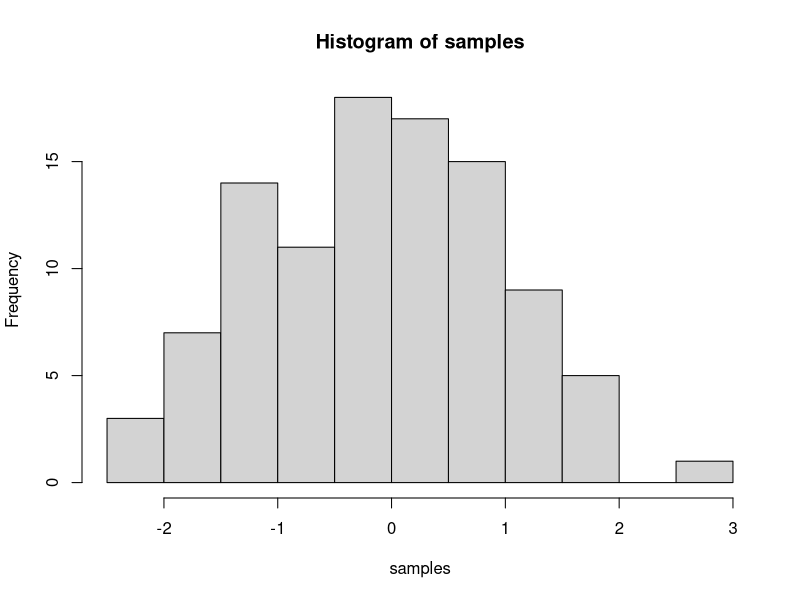
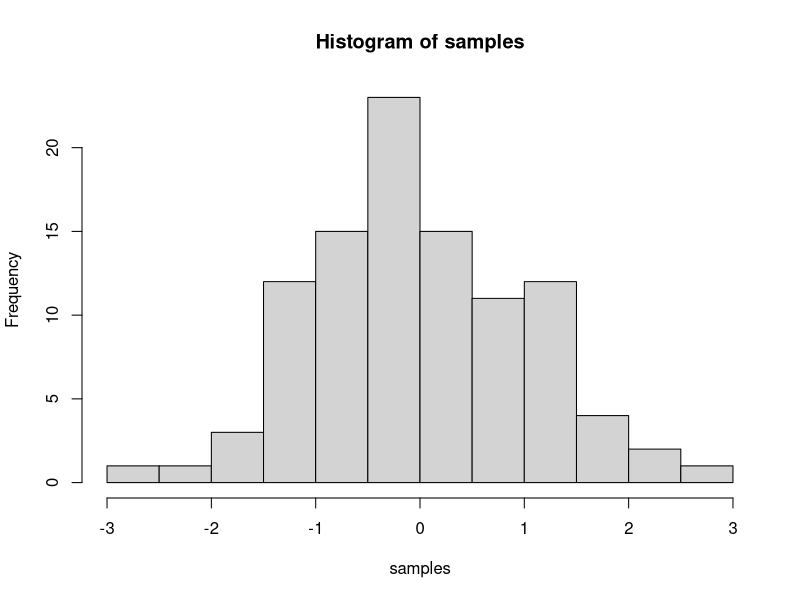
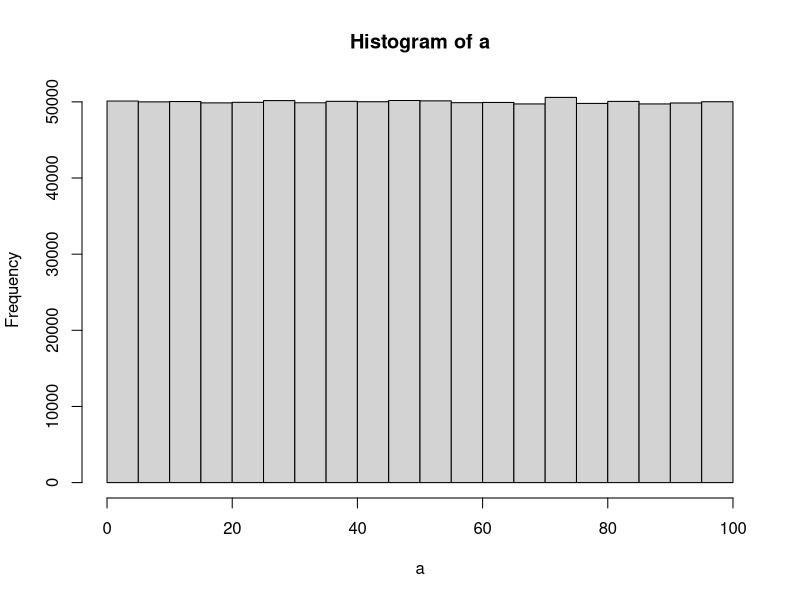

These figures' R source, in order:
## ---- chunk 1
knitr::opts_chunk$set(message=FALSE,warning=FALSE, cache=TRUE)
## ---- chunk 2
1+2
2*5
5/3
(1+6+4)/5

## ---- chunk 3
a<-1
b<-2
a+b

d<-c(1,2,3)
e<-c(5,6,7)
d+e
d*e
d/e

## ---- chunk 4
# for loop solution
# i becomes the number 1 to 100 at each step of the loop


a <- length(100) # make empty variable, set length to 100
for (i in 1:100){
  a[i] <-i #assigns the number in i, to the ith index of a
}

print(a)

# for loop solution #2

a<-c() #create empty variable using combine command
for (i in 1:100){
  a<-c(a,i) # keeps combining a with itself and the new number in i
}
print(a)

# seq solution
a <- seq(1,100,1) # look up help for seq using ?seq() in console
print(a)

## ---- chunk 5
sum(1:100)
## ---- chunk 6
mySum<- function (x) {
  totalSum<-0
  for (i in x){
    totalSum<-totalSum+i
  }
  return(totalSum)
}
test<-c(1:20)
mySum(test)
## ---- chunk 7
seq(1,by=2, len=100)
## ---- chunk 8

for (i in 1:100) {
  if (i %% 2 ==1) print(i)
}

## ---- chunk 9

prime_numbers <- function(n) {
if (n >= 2) {
 x = seq(2, n)
 prime_nums = c()
 for (i in seq(2, n)) {
 if (any(x == i)) {
 prime_nums = c(prime_nums, i)
 x = c(x[(x %% i) != 0], i)
 }
 }
 return(prime_nums)
 }
 else 
 {
 stop("Input number should be at least 2.")
 }
 } 
prime_numbers(100)

## ---- chunk 10
runif(100)
## ---- chunk 11
runif(100, min = 0, max = 1000)
## ---- chunk 12
mean_A <- function(x){
  return(sum(x)/length(x))
}

some_numbers <- c(1:100)
mean_A(some_numbers)
## ---- chunk 13
median (1:101)
## ---- chunk 14
getmode <- function(v) {
   uniqv <- unique(v)
   uniqv[which.max(tabulate(match(v, uniqv)))]
}

v <- c(2,1,2,3,1,2,3,4,1,5,5,3,2,3,3,3,3,3)

result <- getmode(v)
print(result)
## ---- chunk 15
v <- c(112,132,143,214,115,263,73,81,329,12,13,113,321,2214,223,433,4325,4215)
{max(v)-min(v)}
## ---- chunk 16
a <- c("adskfjhkadsjfh")
strsplit(a,split="")
## ---- chunk 17
a <- "this is a sentence"
strsplit(a,split=" ")
## ---- chunk 18
a <- "this is a sentence. i dont know if its good. if its bad too bad."
strsplit(a,split=" ")
## ---- chunk 19
a <- c(1,3,2,3,2,3,2,3,4,5,4,3,4,3,4,5,6,7)
table(a)
sum(a)
## ---- chunk 20
a<- c(4,3,1,5,6,2,7,6,8,9,11,12,14,24,54)
b<- 4
c<- 10

c%in%a
b%in%a
## ---- chunk 21
print(as.numeric(Sys.time())*1, digits=3)
## ---- chunk 22
a<- Sys.time()
samples <- rnorm(100, mean=0, sd=1)
hist(samples)
b<- Sys.time()
b-a
## ---- chunk 23
samples <- rnorm(100, mean=0, sd=1)
hist(samples)
write.csv(samples)
## ---- chunk 24
a <- matrix(runif(100), ncol=20,nrow=20)
## ---- chunk 25
a <- matrix(runif(100), ncol=20,nrow=20)
write.csv(a)
## ---- chunk 26
for (i in 1:100){
  
  if(i%%3 == 0 & i%%5 == 0) {
    print('FizzBuzz')
  }
  else if(i%%3 == 0) {
    print('Fizz')
  }
  else if (i%%5 == 0){
    print('Buzz')
  }
  else {
    print(i)
  }
}

## ---- chunk 27
a<-"Batman is a better superhero than Superman"
table(unlist(strsplit(a,split="")))
## ---- chunk 28
a<-runif(1000000,0,100)
hist(a)
